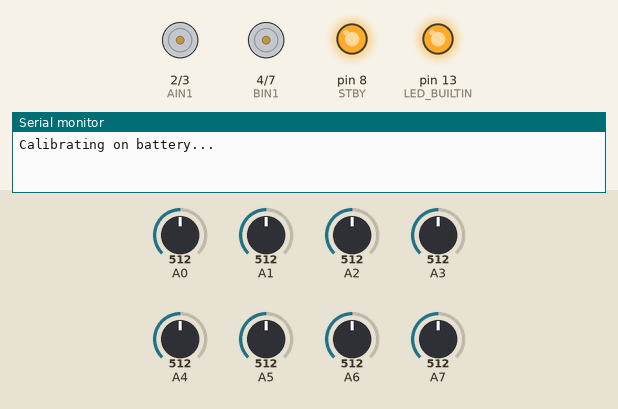
Simulated run of this sketch. Board: Arduino Nano, built with avr-gcc and run on an emulated ATmega328P. On the bench: motor-driver pin pairs drawn as motors (green arrow = first pin HIGH = forward, orange = second pin HIGH = backward, longer = more drive, scaled by the enable pin, stopped while the standby pin is LOW), output pins drawn as LEDs (lit = HIGH), the last lines printed to the serial monitor. The test bench sets the inputs (shaded band); at power-on: A0 = 512, A1 = 512, A2 = 512, A3 = 512, A4 = 512, A5 = 512, A6 = 512, A7 = 512.

Above: at 0.6 s.
At 20.8 s:
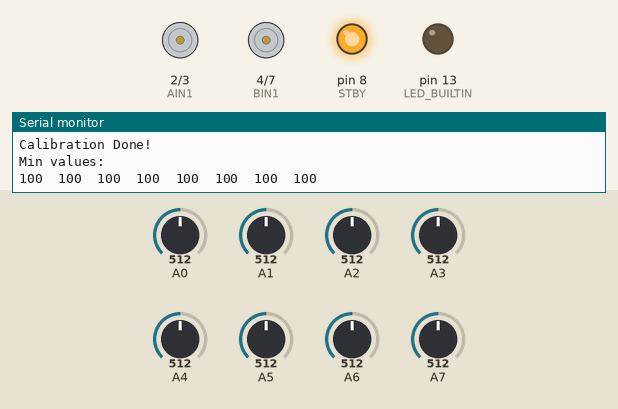
At 22.9 s:
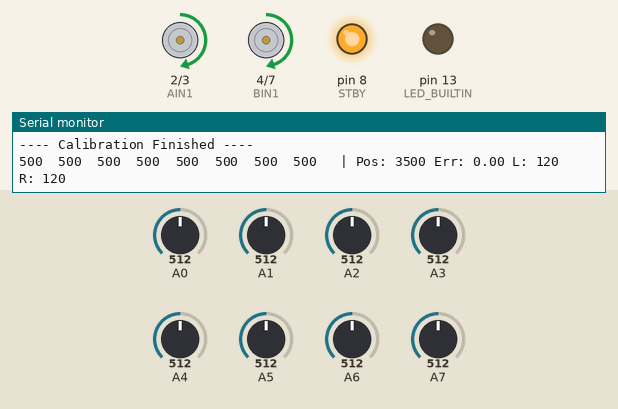
Timing chart, 0 to 24.4 s (numbered marks = the images above):
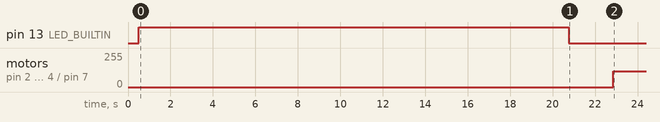

Measured:
- by itself, motor on pin 2 (AIN1) / pin 3 (AIN2), motor on pin 4 (BIN1) / pin 7 (BIN2): stopped → forward 120/255 at 22.9 s

The sketch:

pid8_code.ino
```cpp
#include <QTRSensors.h>

QTRSensors qtr;
const uint8_t SensorCount = 8;
uint16_t sensorValues[SensorCount];

int AIN1 = 2;
int AIN2 = 3;
int PWMA = 5;
int BIN1 = 4;
int BIN2 = 7;
int PWMB = 6;
int STBY = 8;

// ================= PID VARIABLES =================
int baseSpeed = 120;
// float lastPosition = 3500;  // for smoothing
float kp = 0.092;
float ki = 0.01;
float kd = 0.8;
float integral = 0;
float error = 0;
float lastError = 0;

void setup() {
  // Motor pins
  pinMode(AIN1, OUTPUT);
  pinMode(AIN2, OUTPUT);
  pinMode(PWMA, OUTPUT);
  pinMode(BIN1, OUTPUT);
  pinMode(BIN2, OUTPUT);
  pinMode(PWMB, OUTPUT);
  pinMode(STBY, OUTPUT);
  digitalWrite(STBY, HIGH);

  Serial.begin(9600);

  // QTR sensor setup
  qtr.setTypeAnalog();
  qtr.setSensorPins((const uint8_t[]){A7, A6, A5, A4, A3, A2, A1, A0}, SensorCount);
  qtr.setEmitterPin(12);

  // Calibration
  delay(500);
  pinMode(LED_BUILTIN, OUTPUT);
  digitalWrite(LED_BUILTIN, HIGH);

  Serial.println("Calibrating on battery...");
  for (uint16_t i = 0; i < 450; i++) {
    qtr.calibrate();
    delay(20);
  }
  digitalWrite(LED_BUILTIN, LOW);
  Serial.println("Calibration Done!");

  // Print calibration results
  Serial.println("Min values:");
  for (uint8_t i = 0; i < SensorCount; i++) {
    Serial.print(qtr.calibrationOn.minimum[i]);
    Serial.print('\t');
  }
  Serial.println();
  Serial.println("Max values:");
  for (uint8_t i = 0; i < SensorCount; i++) {
    Serial.print(qtr.calibrationOn.maximum[i]);
    Serial.print('\t');
  }
  Serial.println();
  Serial.println("---- Calibration Finished ----");
  delay(2000);
}

void loop() {
  // Read sensors
  qtr.readCalibrated(sensorValues);
  for (int i = 0; i < SensorCount; i++) {
    Serial.print(sensorValues[i]);
    Serial.print('\t');
  }

  // Get raw line position
  int position = qtr.readLineBlack(sensorValues);

  // ================= Smooth sudden jumps =================
  // float position = 0.8 * lastPosition + 0.2 * rawPosition;
  // lastPosition = position;

  // int error = position - 3500;  // center

  error = position - 3500;

  // ================= PID =================
  integral += error;
  int derivative = error - lastError;
  int correction = kp * error + ki * integral + kd * derivative;

  // ================= Limit extreme correction =================
  correction = constrain(correction, -225, 225);

  int leftSpeed = baseSpeed + correction;
  int rightSpeed = baseSpeed - correction;

  leftSpeed = constrain(leftSpeed, -255, 255);
  rightSpeed = constrain(rightSpeed, -255, 255);

  // Drive motors
  setMotor(AIN1, AIN2, PWMA, leftSpeed);
  setMotor(BIN1, BIN2, PWMB, rightSpeed);

  lastError = error;

  Serial.print(" | Pos: "); Serial.print(position);
  Serial.print(" Err: "); Serial.print(error);
  Serial.print(" L: "); Serial.print(leftSpeed);
  Serial.print(" R: "); Serial.println(rightSpeed);

  delay(20);  // smaller delay for stability
}

void setMotor(int in1, int in2, int pwm, int speed) {
  if (speed >= 0) {
    digitalWrite(in1, HIGH);
    digitalWrite(in2, LOW);
    analogWrite(pwm, speed);
  } else {
    digitalWrite(in1, LOW);
    digitalWrite(in2, HIGH);
    analogWrite(pwm, -speed);
  }
}

// void stopMotors() {
//   analogWrite(PWMA, 0);
//   analogWrite(PWMB, 0);
// }
```
